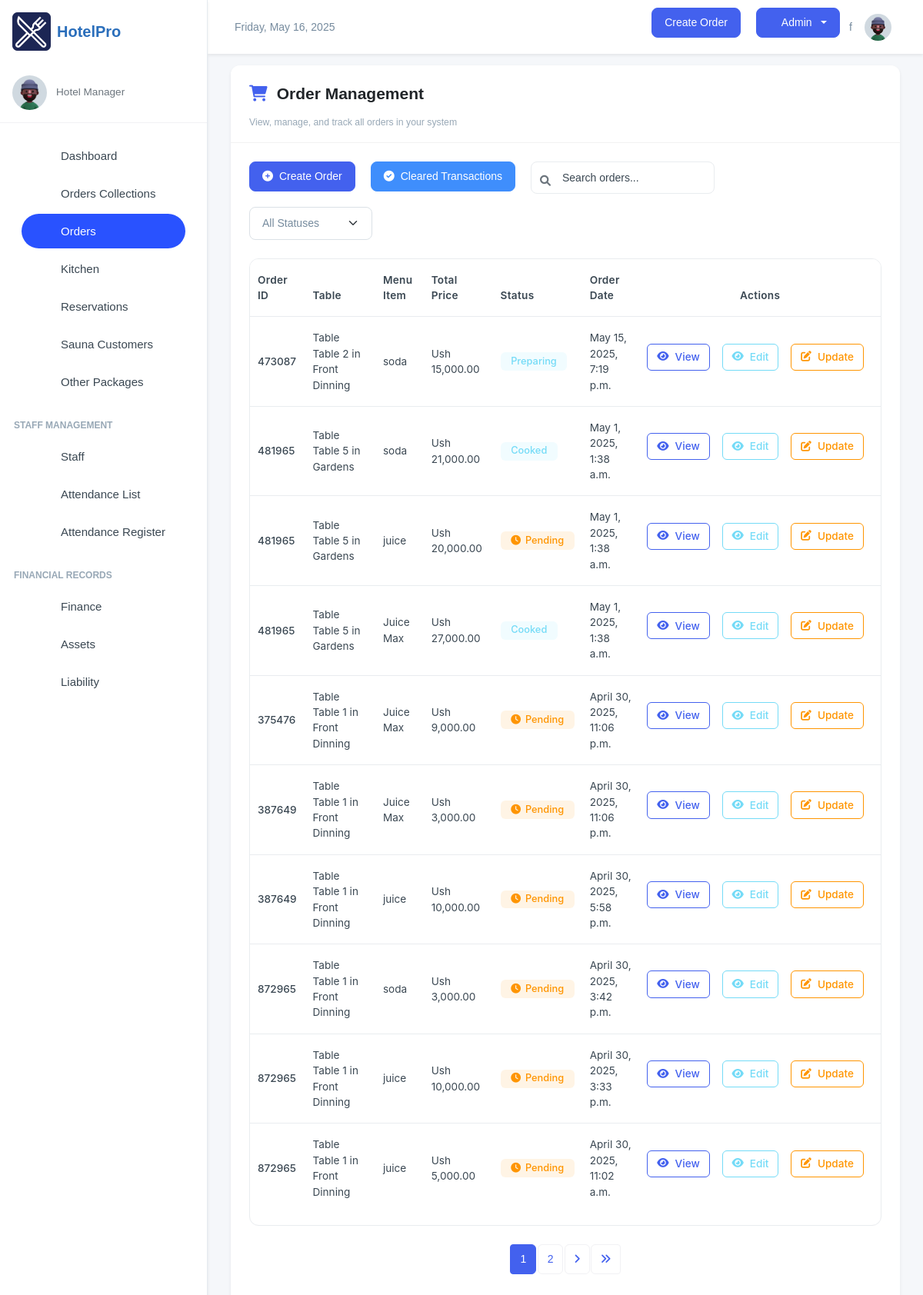
The page /manager/orders/ (signed in) on the database as committed earlier.
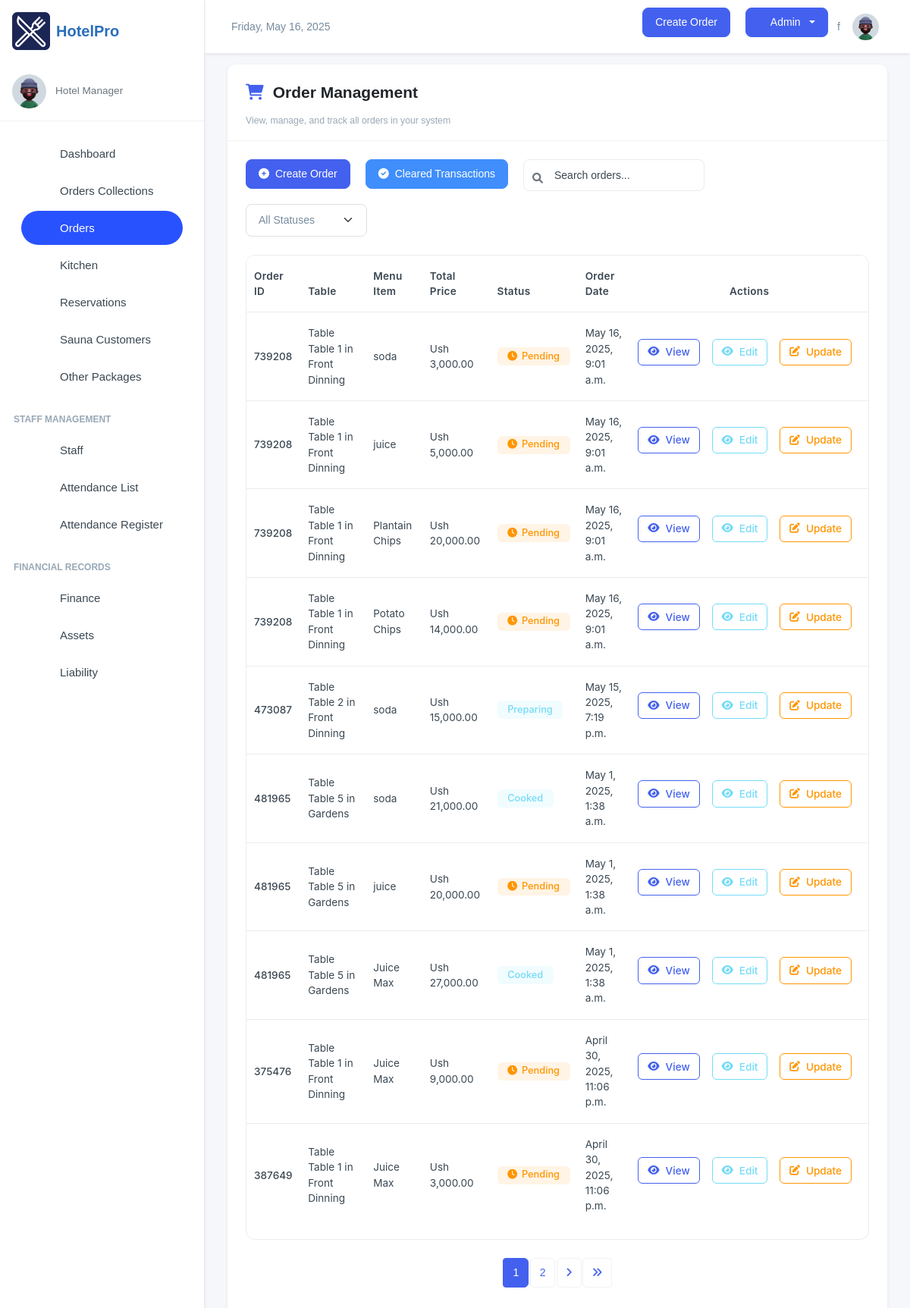
The same page on the database as committed later.
### inventory/models.py (models this page shows, shortened)
class OrderItem(models.Model):
    ORDER_TYPE_CHOICES = [
        ('Dine-In', 'Dine-In'),
        ('Take-Away', 'Take-Away'),
    ]
    SPECIAL_NOTES_CHOICES = [
        ('nothing', 'Nothing'),
        ('strongly spiced', 'Strongly Spiced'),
        ('midly spiced', 'Mildly Spiced'),
        ('chips', 'Chips'),
        ('rice', 'Rice'),
        ('posho', 'Posho'),
        ('rice_posho', 'Rice + Posho'),
        ('chips_rice', 'Chips + Rice'),
        ('chips_posho', 'Chips + Posho'),
    ]
    order = models.ForeignKey('OrderTransaction', on_delete=models.CASCADE, related_name='order_items')
    menu_item = models.ForeignKey('MenuItem', on_delete=models.CASCADE, null=True, blank=True)
    order_date = models.DateTimeField(auto_now_add=True)
    customer_name = models.CharField(max_length=255, blank=True, null=True, default="Customer")
    dining_area = models.ForeignKey('DiningArea', on_delete=models.SET_NULL, null=True, blank=True)
    table = models.ForeignKey('Table', on_delete=models.SET_NULL, null=True, blank=True)
    total_price = models.DecimalField(max_digits=10, decimal_places=2, default=Decimal('0.00'))
    quantity = models.IntegerField(blank=True, null=True)
    status = models.CharField(
        max_length=50,
        choices=[('Pending', 'Pending'), ('Preparing', 'Preparing'), ('Cooked', 'Completed'), ('Served', 'Served'), ('Cancelled', 'Cancelled')],
        default='Pending'
    )
    special_notes = models.CharField(
        max_length=50,
        choices=SPECIAL_NOTES_CHOICES,
        default="nothing",
        blank=True,
        null=True
    )
    order_type = models.CharField(
        max_length=10,
        choices=ORDER_TYPE_CHOICES,
        default='Dine-In'
    )
    updated = models.DateTimeField(auto_now=True, blank=True, null=True)
    class Meta:
        verbose_name = 'Order Item'
        verbose_name_plural = 'Order Items'
        ordering = ['-order_date']

class OrderTransaction(models.Model):
    pay_mode = (
        ("NO PAYMENT", "NO PAYMENT"),
        ("CASH", "CASH"),
        ("MOMO PAY", "MOMO PAY"),
        ("AIRTEL PAY", "AIRTEL PAY"),
        ("INVOICE", "INVOICE"),
    )
    random_id = models.CharField(max_length=6, unique=True, editable=False, default=generate_random_id)
    customer_name = models.CharField(max_length=255, blank=True, null=True, default="Customer")
    dining_area = models.ForeignKey(DiningArea, on_delete=models.SET_NULL, null=True, blank=True)
    table = models.ForeignKey(Table, on_delete=models.SET_NULL, null=True, blank=True )
    special_notes = models.TextField(default="Null")
    created = models.DateField(auto_now_add=True, blank=True, null=True)
    payment_mode = models.CharField(default="NO PAYMENT", max_length=50, choices=pay_mode)
    transaction_id = models.CharField(blank=True, null=True, max_length=100, help_text="Transaction ID / Invoice Number")
    created_by = models.ForeignKey(User, on_delete=models.SET_NULL, null=True, blank=True)
    updated = models.DateField(auto_now=True, blank=True, null=True)
    class Meta:
        ordering = ['-created']

class Table(models.Model):
    table_number = models.IntegerField()
    dining_area = models.ForeignKey(DiningArea, on_delete=models.CASCADE, related_name='tables')
    capacity = models.IntegerField()  # Number of seats at the table
    is_available = models.BooleanField(default=True)
    def __str__(self):
        return f"Table {self.table_number} in {self.dining_area.name}"

class DiningArea(models.Model):
    name = models.CharField(max_length=255)
    description = models.TextField(blank=True, null=True)

class MenuItem(models.Model):
    category = models.ForeignKey(Category, on_delete=models.CASCADE, related_name="menu_items")
    name = models.CharField(max_length=100)
    description = models.TextField()
    price = models.DecimalField(max_digits=10, decimal_places=2, default=Decimal('0.00'))
    is_available = models.BooleanField(default=True)
    image_url = models.ImageField(blank=True, null=True, upload_to="menu_items")
    def __str__(self):
        return self.name
    class Meta:
        ordering = ['name']

### inventory/views.py (the view)
# urls.py: path('orders/', views.orders, name='order_list'),
@login_required(login_url='/user/login/')
def orders(request):
    orders = OrderItem.objects.all().select_related('table', 'dining_area','order').filter(order_date__gte=now() - timedelta(hours=12)).order_by('-order_date')
    orders_list = OrderItem.objects.all().select_related('table', 'dining_area','order')
    paginator = Paginator(orders_list, 10)
    page_number = request.GET.get('page')
    orders_list = paginator.get_page(page_number)
    return render(request, "order_list.html", {"orders": orders, "orders_list":orders_list})

### inventory/templates/order_list.html (shortened to what the changed rows need)
{% extends 'base.html' %}
{% load humanize %}
{% block content %}
<div class="card shadow-sm mb-4">
    <div class="card-body">
        <div class="table-container">
            <div class="table-responsive">
            <table class="table" style="font-size: 0.85rem;">
                <thead>
                <tr>
                    <th>Order ID</th>
                    <th>Table</th>
                    <th>Menu Item</th>
                    <th>Total Price</th>
                    <th>Status</th>
                    <th>Order Date</th>
                    <th class="text-center">Actions</th>
                </tr>
                </thead>
                <tbody>
                {% for order in orders_list %}
                <tr>
                    <td><span class="fw-medium">{{ order.order.random_id }}</span></td>
                    <td>Table {{ order.order.table }}</td>
                    <td>{{ order.menu_item }}</td>
                    <td>Ush {{ order.total_price|intcomma }}</td>
                    <td>
                    {% if order.status == 'Completed' %}
                    <span class="badge badge-completed">
                        <i class="fas fa-check-circle"></i>
                        {{ order.status }}
                    </span>
                    {% elif order.status == 'Pending' %}
                    <span class="badge badge-pending">
                        <i class="fas fa-clock"></i>
                        {{ order.status }}
                    </span>
                    {% elif order.status == 'Processing' %}
                    <span class="badge badge-processing">
                        <i class="fas fa-spinner fa-spin"></i>
                        {{ order.status }}
                    </span>
                    {% else %}
                    <span class="badge bg-secondary bg-opacity-10 text-secondary">
                        {{ order.status }}
                    </span>
                    {% endif %}
                    </td>
                    <td>{{ order.order_date }}</td>
                    <td class="action-cell text-center">
                    <a href="/manager/orders/{{ order.id }}" class="btn btn-sm btn-outline-primary">
                        <i class="fas fa-eye"></i> View
                    </a>
                     <a href="/manager/order/edit/{{ order.id }}" class="btn btn-sm btn-outline-secondary">
                        <i class="fas fa-eye"></i> Edit
                    </a>
                    <button class="btn btn-sm btn-outline-warning" data-bs-toggle="modal"
                        data-bs-target="#editOrderModal" data-order-id="{{ order.id }}"
                        data-order-status="{{ order.status }}">
                        <i class="fas fa-edit"></i> Update
                    </button>
                    </td>
                </tr>
                {% endfor %}
                </tbody>
            </table>
            </div>
        </div>
        <nav aria-label="Page navigation" class="mt-4">
            <ul class="pagination justify-content-center">
                {% for page_num in orders_list.paginator.page_range %}
                {% if page_num >= orders_list.number|add:-2 and page_num <= orders_list.number|add:2 %} <li
                    class="page-item {% if page_num == orders_list.number %}active{% endif %}">
                    <a class="page-link" href="?page={{ page_num }}">{{ page_num }}</a>
                    </li>
                    {% elif page_num == 1 or page_num == orders_list.paginator.num_pages %}
                    <li class="page-item">
                        <a class="page-link" href="?page={{ page_num }}">{{ page_num }}</a>
                    </li>
                    {% elif page_num == orders_list.number|add:-3 or page_num == orders_list.number|add:3 %}
                    <li class="page-item disabled"><span class="page-link">...</span></li>
                    {% endif %}
                    {% endfor %}
            </ul>
        </nav>
    </div>
</div>
<link rel="stylesheet" href="https://cdnjs.cloudflare.com/ajax/libs/font-awesome/6.0.0/css/all.min.css">
{% endblock content %}

Rows that differ between the two databases and show on the page:
no longer on this page (row unchanged): OrderItem: order.random_id "387649", order.table "Table 1 in Front Dinning", menu_item "juice", total_price "10,000.00", status "Pending", order_date "April 30, 2025, 5:58 p.m."
no longer on this page (row unchanged): OrderItem: order.random_id "872965", order.table "Table 1 in Front Dinning", menu_item "soda", total_price "3,000.00", status "Pending", order_date "April 30, 2025, 3:42 p.m."
no longer on this page (row unchanged): OrderItem: order.random_id "872965", order.table "Table 1 in Front Dinning", menu_item "juice", total_price "10,000.00", status "Pending", order_date "April 30, 2025, 3:33 p.m."
no longer on this page (row unchanged): OrderItem: order.random_id "872965", order.table "Table 1 in Front Dinning", menu_item "juice", total_price "5,000.00", status "Pending", order_date "April 30, 2025, 11:02 a.m."
added OrderItem: order.random_id "739208", order.table "Table 1 in Front Dinning", menu_item "soda", total_price "3,000.00", status "Pending", order_date "May 16, 2025, 9:01 a.m."
added OrderItem: order.random_id "739208", order.table "Table 1 in Front Dinning", menu_item "juice", total_price "5,000.00", status "Pending", order_date "May 16, 2025, 9:01 a.m."
added OrderItem: order.random_id "739208", order.table "Table 1 in Front Dinning", menu_item "Plantain Chips", total_price "20,000.00", status "Pending", order_date "May 16, 2025, 9:01 a.m."
added OrderItem: order.random_id "739208", order.table "Table 1 in Front Dinning", menu_item "Potato Chips", total_price "14,000.00", status "Pending", order_date "May 16, 2025, 9:01 a.m."
